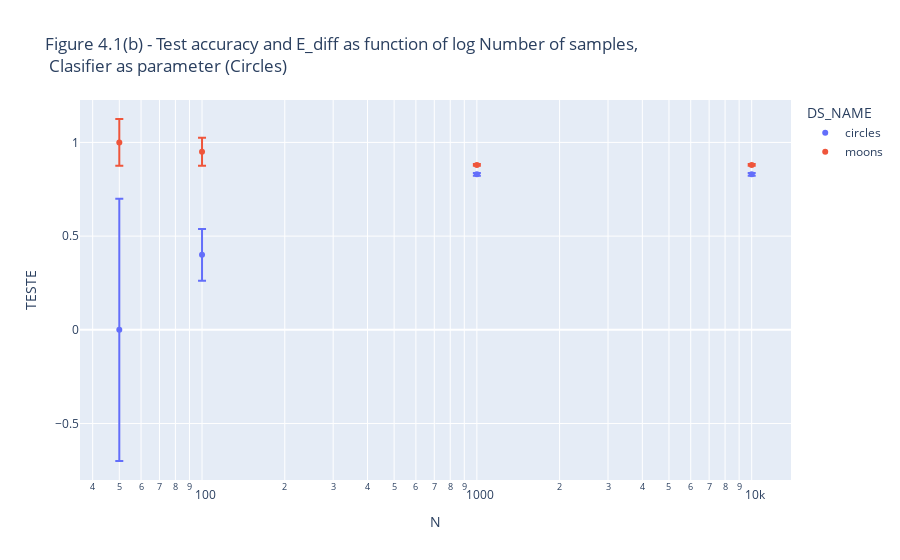

The notebook cell this image was saved under:
### Code cell
results_Q4b= results4[results4['CLF_NAME']=='log_reg']
px.scatter(results_Q4b.reset_index(), x='N',y='TESTE',error_y='E_DIFF', color='DS_NAME',log_x=True,
           title='Figure 4.1(b) - Test accuracy and E_diff as function of log Number of samples, <br> Clasifier as parameter (Circles)')

### Figure 1 — Plotly figure (JSON) as saved in the notebook; plotly's stock layout.template omitted (floating-point values rounded to 4 significant figures)
{"data": [{"error_y": {"array": [0.7, 0.1375, -0.0075, -0.0075]}, "hovertemplate": "DS_NAME=circles<br>N=%{x}<br>TESTE=%{y}<extra></extra>", "legendgroup": "circles", "marker": {"color": "#636efa", "symbol": "circle"}, "mode": "markers", "name": "circles", "orientation": "v", "showlegend": true, "type": "scatter", "x": [50, 100, 1000, 10000], "xaxis": "x", "y": [0, 0.4, 0.83, 0.83], "yaxis": "y"}, {"error_y": {"array": [-0.125, -0.075, -0.005, -0.005]}, "hovertemplate": "DS_NAME=moons<br>N=%{x}<br>TESTE=%{y}<extra></extra>", "legendgroup": "moons", "marker": {"color": "#EF553B", "symbol": "circle"}, "mode": "markers", "name": "moons", "orientation": "v", "showlegend": true, "type": "scatter", "x": [50, 100, 1000, 10000], "xaxis": "x", "y": [1, 0.95, 0.88, 0.88], "yaxis": "y"}], "layout": {"autosize": true, "legend": {"title": {"text": "DS_NAME"}, "tracegroupgap": 0}, "title": {"text": "Figure 4.1(b) - Test accuracy and E_diff as function of log Number of samples, <br> Clasifier as parameter (Circles)"}, "xaxis": {"anchor": "y", "autorange": true, "domain": [0, 1], "range": [1.559, 4.14], "title": {"text": "N"}, "type": "log"}, "yaxis": {"anchor": "x", "autorange": true, "domain": [0, 1], "range": [-0.8014, 1.226], "title": {"text": "TESTE"}, "type": "linear"}}}
